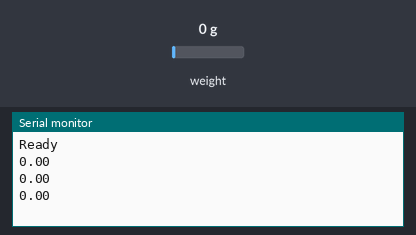
A sketch run on a simulated Arduino Uno, built with avr-gcc and run on an emulated ATmega328P. Shown: the last lines printed to the serial monitor. The test bench sets the inputs (shaded band); at power-on: weight on the scale 0 g.

Above: at 5.1 s.
5.2 s: weight on the scale set to 100 g
At 5.8 s:
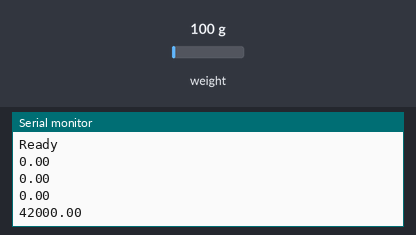
6.7 s: weight on the scale set to 1250 g
At 7.3 s:
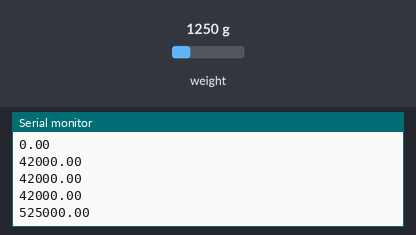
Timing chart, 0 to 9.7 s (numbered marks = the images above; inputs shaded):
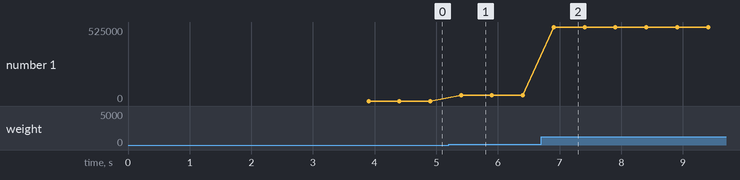

The sketch:

sketch_1.ino
```cpp
#include <HX711_ADC.h>

const int HX711_dout = 2; // D4
const int HX711_sck = 6;  // D5

HX711_ADC LoadCell(HX711_dout, HX711_sck);

void setup() {
  Serial.begin(9600);
  delay(500);

  LoadCell.begin();

  unsigned long stabilizingtime = 3000;
  boolean tare = true;

  LoadCell.start(stabilizingtime, tare);

  if (LoadCell.getTareTimeoutFlag()) {
    Serial.println("HX711 timeout. Check wiring.");
    while (1);
  }

  LoadCell.setCalFactor(1.0);
  Serial.println("Ready");
}

void loop() {
  LoadCell.update();

  float value = LoadCell.getData();
  Serial.println(value);

  delay(500);
}
```

Measured:
- after the input at 5.2 s, the serial monitor: prints a new line after 0.20 s (image 1)
- after the input at 6.7 s, the serial monitor: prints a new line after 0.20 s (image 2)
- plotted number 1: 0 → 42000 after the input at 5.2 s, 42000 → 525000 after the input at 6.7 s
